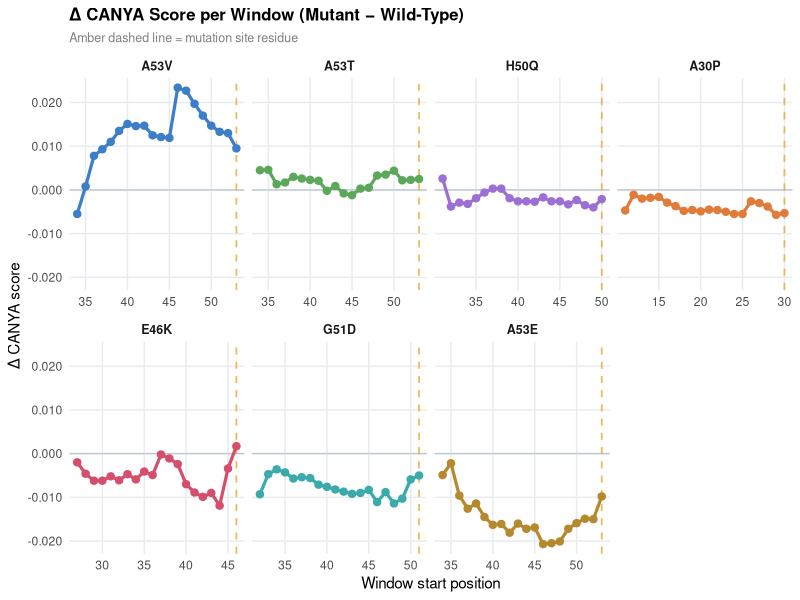
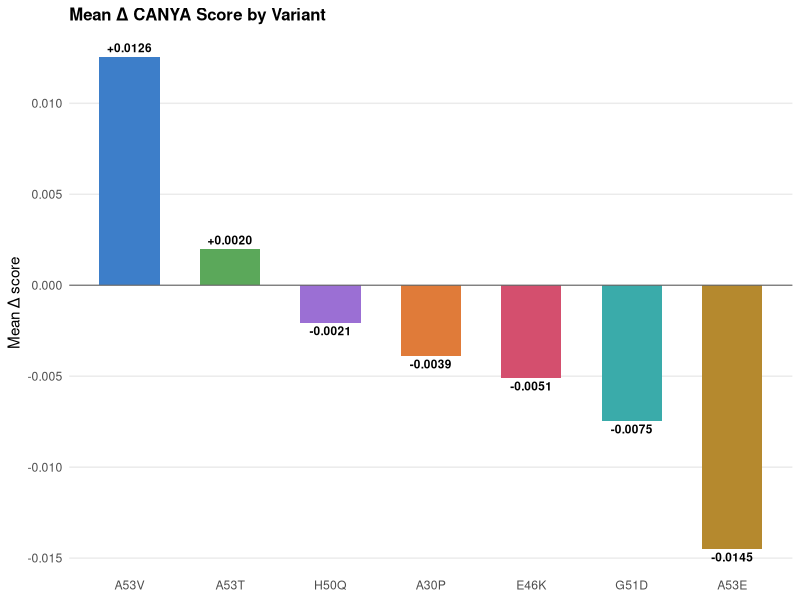

The R source for these figures, in order:
install.packages(c("ggplot2", "patchwork", "dplyr", "tidyr"))
library(ggplot2)
library(patchwork)
library(dplyr)
library(tidyr)

# Window start positions for each variant
# A30P is centered on residue 30 → windows 11:30 to 30:49
# E46K → 27:46 to 46:65
# H50Q/G51D → 31:50–50:69 etc.

data <- list(
  A53V = c(-0.0055, 0.0008, 0.0078, 0.0093, 0.0110, 0.0135, 0.0151, 0.0146,
           0.0147, 0.0125, 0.0121, 0.0119, 0.0234, 0.0227, 0.0197, 0.0170,
           0.0147, 0.0133, 0.0130, 0.0095),
  A53T = c(0.0045, 0.0046, 0.0013, 0.0017, 0.0030, 0.0026, 0.0023, 0.0021,
           -0.0002, 0.0009, -0.0008, -0.0012, 0.0003, 0.0005, 0.0033, 0.0035,
            0.0044, 0.0022, 0.0023, 0.0025),
  H50Q = c(0.0026,-0.0038,-0.0029,-0.0032,-0.0019,-0.0006, 0.0003, 0.0003,
           -0.0019,-0.0026,-0.0026,-0.0027,-0.0017,-0.0026,-0.0026,-0.0033,
           -0.0023,-0.0035,-0.0040,-0.0021),
  A30P = c(-0.0047,-0.0011,-0.0020,-0.0018,-0.0016,-0.0029,-0.0037,-0.0048,
           -0.0046,-0.0049,-0.0045,-0.0046,-0.0050,-0.0055,-0.0055,-0.0026,
           -0.0030,-0.0038,-0.0057,-0.0053),
  E46K = c(-0.0020,-0.0046,-0.0062,-0.0062,-0.0052,-0.0061,-0.0047,-0.0059,
           -0.0041,-0.0049,-0.0002,-0.0011,-0.0024,-0.0070,-0.0089,-0.0099,
           -0.0090,-0.0119,-0.0034, 0.0017),
  G51D = c(-0.0093,-0.0047,-0.0036,-0.0043,-0.0057,-0.0054,-0.0056,-0.0071,
           -0.0076,-0.0082,-0.0087,-0.0092,-0.0090,-0.0083,-0.0111,-0.0088,
           -0.0114,-0.0103,-0.0059,-0.0050),
  A53E = c(-0.0049,-0.0022,-0.0096,-0.0126,-0.0114,-0.0145,-0.0163,-0.0161,
           -0.0181,-0.0160,-0.0172,-0.0169,-0.0207,-0.0205,-0.0201,-0.0172,
           -0.0159,-0.0149,-0.0150,-0.0098)
)

# Window start positions (20 windows per variant)
positions <- list(
  A53V = 34:53, A53T = 34:53,
  H50Q = 31:50, A30P = 11:30,
  E46K = 27:46, G51D = 32:51,
  A53E = 34:53
)

mutation_sites <- c(A53V=53, A53T=53, H50Q=50, A30P=30, E46K=46, G51D=51, A53E=53)

df <- mapply(function(variant, deltas, pos) {
  data.frame(variant = variant, position = pos, delta = deltas)
}, names(data), data, positions, SIMPLIFY = FALSE) |> bind_rows()

# Factor order: strongest positive → strongest negative
variant_order <- c("A53V","A53T","H50Q","A30P","E46K","G51D","A53E")
df$variant <- factor(df$variant, levels = variant_order)

colors <- c(
  A53V = "#3d7ec9",
  A53T = "#5ba85a",
  H50Q = "#9b6fd4",
  A30P = "#e07b39",
  E46K = "#d44f6e",
  G51D = "#3aabaa",
  A53E = "#b5892e"
)

# Vertical lines at each mutation site
vlines <- data.frame(
  variant = factor(names(mutation_sites), levels = variant_order),
  xint    = as.numeric(mutation_sites)
)

p1 <- ggplot(df, aes(x = position, y = delta, color = variant)) +
  geom_hline(yintercept = 0, color = "#c0c8d4", linewidth = 0.5) +
  geom_vline(data = vlines, aes(xintercept = xint),
             linetype = "dashed", color = "#e8a838", linewidth = 0.6, alpha = 0.8) +
  geom_line(linewidth = 1.1) +
  geom_point(size = 2.2) +
  scale_color_manual(values = colors) +
  scale_y_continuous(labels = scales::label_number(accuracy = 0.001)) +
  facet_wrap(~variant, nrow = 2, scales = "free_x") +
  labs(
    title    = "Δ CANYA Score per Window (Mutant − Wild-Type)",
    subtitle = "Amber dashed line = mutation site residue",
    x = "Window start position", y = "Δ CANYA score"
  ) +
  theme_minimal(base_size = 11) +
  theme(
    legend.position  = "none",
    strip.text       = element_text(face = "bold", size = 9),
    panel.grid.minor = element_blank(),
    panel.grid.major = element_line(color = "#e8ecf0"),
    plot.title       = element_text(face = "bold", size = 12),
    plot.subtitle    = element_text(color = "grey50", size = 9)
  )

summary_df <- df |>
  group_by(variant) |>
  summarise(mean_delta = mean(delta), .groups = "drop") |>
  mutate(direction = ifelse(mean_delta > 0, "Increases aggregation", "Decreases aggregation"))

p2 <- ggplot(summary_df, aes(x = variant, y = mean_delta, fill = variant)) +
  geom_col(width = 0.6, show.legend = FALSE) +
  geom_hline(yintercept = 0, color = "#666", linewidth = 0.4) +
  geom_text(aes(
    label = sprintf("%+.4f", mean_delta),
    vjust = ifelse(mean_delta >= 0, -0.5, 1.4)
  ), size = 3, fontface = "bold") +
  scale_fill_manual(values = colors) +
  scale_y_continuous(labels = scales::label_number(accuracy = 0.001)) +
  labs(
    title = "Mean Δ CANYA Score by Variant",
    x = NULL, y = "Mean Δ score"
  ) +
  theme_minimal(base_size = 11) +
  theme(
    panel.grid.minor  = element_blank(),
    panel.grid.major.x = element_blank(),
    plot.title        = element_text(face = "bold", size = 12)
  )
